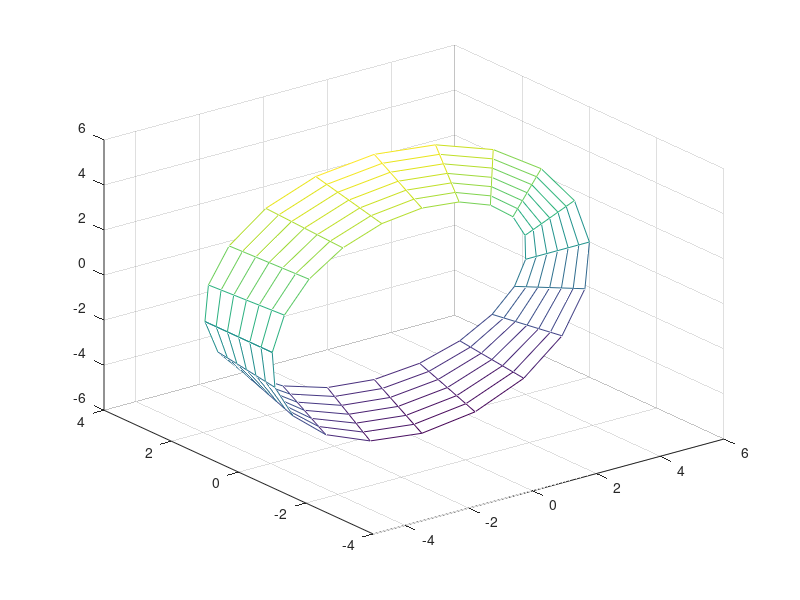

The MATLAB source for this figure:
#!/usr/bin/octave -qf

R = 5;          # radius of the strip
W = 2;          # width of the strip
phiSteps = 20;  # resolution in phi
ySteps = 6;     # resolution in y

phi = -pi:2*pi/phiSteps:pi;
y = -W/2:W/ySteps:W/2;

X = Y = Z = zeros(max(size(y)), max(size(phi)));
for row = 1:max(size(y))
    for column = 1:max(size(phi))
        r = R - y(row) * cos(phi(column)/2);
        X(row, column) = r * cos(phi(column));
        Y(row, column) = -y(row) * sin(phi(column)/2);
        Z(row, column) = r * sin(phi(column));
    endfor
endfor

mesh(X, Y, Z);
axis([-R, R+W/2, -2*W, 2*W, -R-W/2, R+W/2]);
print -dpng moebius.png
input('Press any key...');
